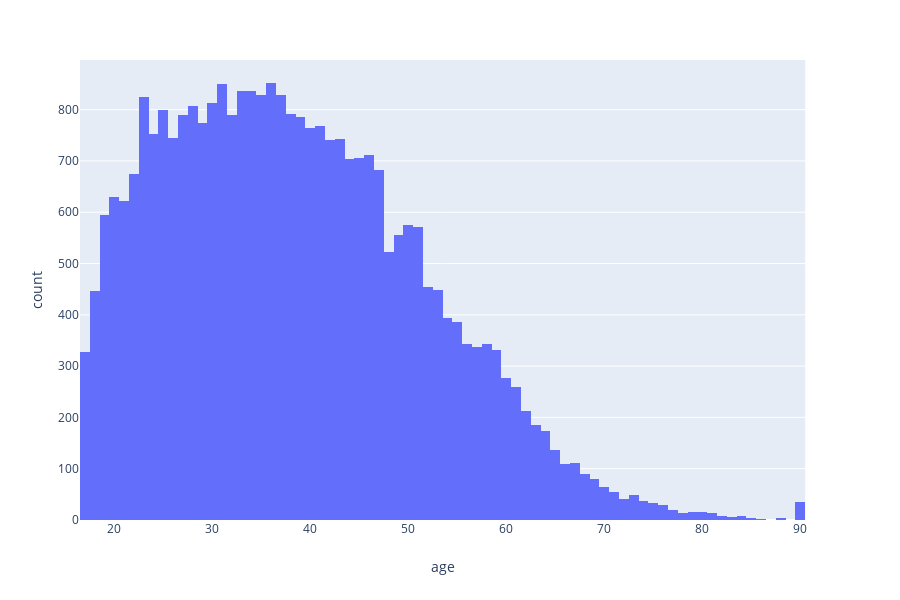

The code cell stored with this chart in its notebook:
### Code cell
px.histogram(data_frame=train_nona,x = "age")

### Figure 1 — Plotly figure (JSON) as saved in the notebook; plotly's stock layout.template omitted (floating-point values rounded to 4 significant figures; data arrays with more than 128 entries replaced by an {"elided": "..."} marker saying what was removed)
{"data": [{"alignmentgroup": "True", "bingroup": "x", "hoverlabel": {"namelength": 0}, "hovertemplate": "age=%{x}<br>count=%{y}", "legendgroup": "", "marker": {"color": "#636efa"}, "name": "", "offsetgroup": "", "orientation": "v", "showlegend": false, "type": "histogram", "x": {"elided": "30162 int values"}, "xaxis": "x", "yaxis": "y"}], "layout": {"barmode": "relative", "height": 600, "legend": {"tracegroupgap": 0}, "margin": {"t": 60}, "xaxis": {"anchor": "y", "domain": [0, 0.98], "title": {"text": "age"}}, "yaxis": {"anchor": "x", "domain": [0, 1], "title": {"text": "count"}}}}
